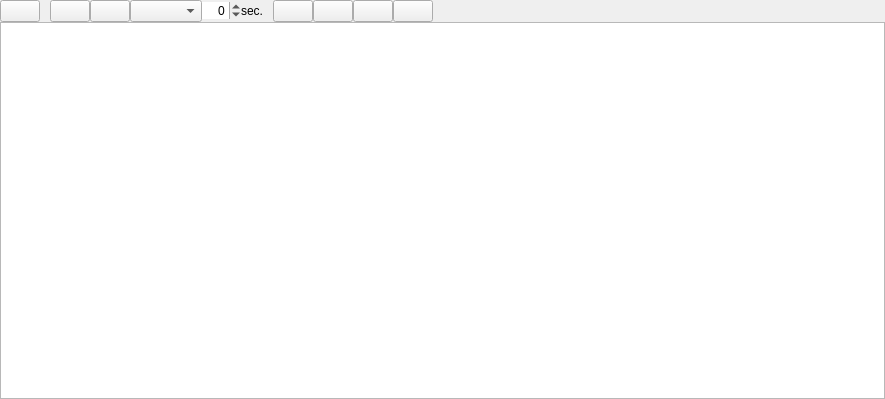
<?xml version="1.0" encoding="UTF-8"?>
<ui version="4.0">
 <class>DlgAutoDJ</class>
 <widget class="QWidget" name="DlgAutoDJ">
  <property name="geometry">
   <rect>
    <x>0</x>
    <y>0</y>
    <width>885</width>
    <height>399</height>
   </rect>
  </property>
  <property name="windowTitle">
   <string>Auto DJ</string>
  </property>
  <layout class="QVBoxLayout" name="verticalLayout">
   <property name="spacing">
    <number>0</number>
   </property>
   <property name="leftMargin">
    <number>0</number>
   </property>
   <property name="topMargin">
    <number>0</number>
   </property>
   <property name="rightMargin">
    <number>0</number>
   </property>
   <property name="bottomMargin">
    <number>0</number>
   </property>
   <item>
    <widget class="QWidget" name="LibraryFeatureControls">
     <layout class="QHBoxLayout" name="horizontalLayout">
      <property name="spacing">
       <number>0</number>
      </property>
      <property name="leftMargin">
       <number>0</number>
      </property>
      <property name="topMargin">
       <number>0</number>
      </property>
      <property name="rightMargin">
       <number>0</number>
      </property>
      <property name="bottomMargin">
       <number>0</number>
      </property>
      <item>
       <widget class="QPushButton" name="pushButtonAutoDJ">
        <property name="focusPolicy">
         <enum>Qt::NoFocus</enum>
        </property>
        <property name="sizePolicy">
         <sizepolicy hsizetype="Preferred" vsizetype="Fixed">
          <horstretch>0</horstretch>
          <verstretch>0</verstretch>
         </sizepolicy>
        </property>
        <property name="checkable">
         <bool>true</bool>
        </property>
       </widget>
      </item>
      <item>
       <spacer name="horizontalSpacer_1">
        <property name="orientation">
         <enum>Qt::Horizontal</enum>
        </property>
        <property name="sizeType">
         <enum>QSizePolicy::Fixed</enum>
        </property>
        <property name="sizeHint" stdset="0">
         <size>
          <width>10</width>
          <height>1</height>
         </size>
        </property>
       </spacer>
      </item>
      <item>
       <widget class="QPushButton" name="pushButtonFadeNow">
        <property name="focusPolicy">
         <enum>Qt::NoFocus</enum>
        </property>
        <property name="sizePolicy">
         <sizepolicy hsizetype="Preferred" vsizetype="Fixed">
          <horstretch>0</horstretch>
          <verstretch>0</verstretch>
         </sizepolicy>
        </property>
       </widget>
      </item>
      <item>
       <widget class="QPushButton" name="pushButtonSkipNext">
        <property name="focusPolicy">
         <enum>Qt::NoFocus</enum>
        </property>
        <property name="sizePolicy">
         <sizepolicy hsizetype="Preferred" vsizetype="Fixed">
          <horstretch>0</horstretch>
          <verstretch>0</verstretch>
         </sizepolicy>
        </property>
        <property name="checkable">
         <bool>false</bool>
        </property>
       </widget>
      </item>
      <item>
       <widget class="QComboBox" name="fadeModeCombobox">
       </widget>
      </item>
      <item>
       <widget class="QSpinBox" name="spinBoxTransition">
        <property name="sizePolicy">
         <sizepolicy hsizetype="Fixed" vsizetype="Fixed">
          <horstretch>0</horstretch>
          <verstretch>0</verstretch>
         </sizepolicy>
        </property>
        <property name="frame">
         <bool>false</bool>
        </property>
        <property name="alignment">
         <set>Qt::AlignRight|Qt::AlignTrailing|Qt::AlignVCenter</set>
        </property>
        <property name="minimum">
         <number>-99</number>
        </property>
       </widget>
      </item>
      <item>
       <widget class="QLabel" name="labelTransitionAppendix">
        <property name="text">
         <string>sec.</string>
        </property>
       </widget>
      </item>
      <item>
       <spacer name="horizontalSpacer_2">
        <property name="orientation">
         <enum>Qt::Horizontal</enum>
        </property>
        <property name="sizeType">
         <enum>QSizePolicy::Fixed</enum>
        </property>
        <property name="sizeHint" stdset="0">
         <size>
          <width>10</width>
          <height>1</height>
         </size>
        </property>
       </spacer>
      </item>
      <item>
       <widget class="QPushButton" name="pushButtonShuffle">
        <property name="focusPolicy">
         <enum>Qt::NoFocus</enum>
        </property>
        <property name="sizePolicy">
         <sizepolicy hsizetype="Preferred" vsizetype="Fixed">
          <horstretch>0</horstretch>
          <verstretch>0</verstretch>
         </sizepolicy>
        </property>
        <property name="checkable">
         <bool>false</bool>
        </property>
       </widget>
      </item>
      <item>
       <widget class="QPushButton" name="pushButtonSmartSort">
        <property name="focusPolicy">
         <enum>Qt::NoFocus</enum>
        </property>
        <property name="sizePolicy">
         <sizepolicy hsizetype="Preferred" vsizetype="Fixed">
          <horstretch>0</horstretch>
          <verstretch>0</verstretch>
         </sizepolicy>
        </property>
        <property name="checkable">
         <bool>false</bool>
        </property>
       </widget>
      </item>
      <item>
       <widget class="QPushButton" name="pushButtonAddRandomTrack">
        <property name="focusPolicy">
         <enum>Qt::NoFocus</enum>
        </property>
        <property name="sizePolicy">
         <sizepolicy hsizetype="Preferred" vsizetype="Fixed">
          <horstretch>0</horstretch>
          <verstretch>0</verstretch>
         </sizepolicy>
        </property>
       </widget>
      </item>
      <item>
       <widget class="QPushButton" name="pushButtonRepeatPlaylist">
        <property name="focusPolicy">
         <enum>Qt::NoFocus</enum>
        </property>
        <property name="sizePolicy">
         <sizepolicy hsizetype="Preferred" vsizetype="Fixed">
          <horstretch>0</horstretch>
          <verstretch>0</verstretch>
         </sizepolicy>
        </property>
        <property name="checkable">
         <bool>true</bool>
        </property>
       </widget>
      </item>
      <item>
       <spacer name="horizontalSpacer_3">
        <property name="orientation">
         <enum>Qt::Horizontal</enum>
        </property>
        <property name="sizeHint" stdset="0">
         <size>
          <width>1</width>
          <height>20</height>
         </size>
        </property>
       </spacer>
      </item>
      <item>
       <widget class="QLabel" name="labelSelectionInfo">
        <property name="text">
         <string/>
        </property>
       </widget>
      </item>
     </layout>
    </widget>
   </item>
   <item>
    <widget class="QTableView" name="m_pTrackTablePlaceholder">
     <property name="showGrid">
      <bool>true</bool>
     </property>
    </widget>
   </item>
  </layout>
 </widget>
 <resources>
  <include location="../../../res/mixxx.qrc"/>
 </resources>
 <connections/>
</ui>
